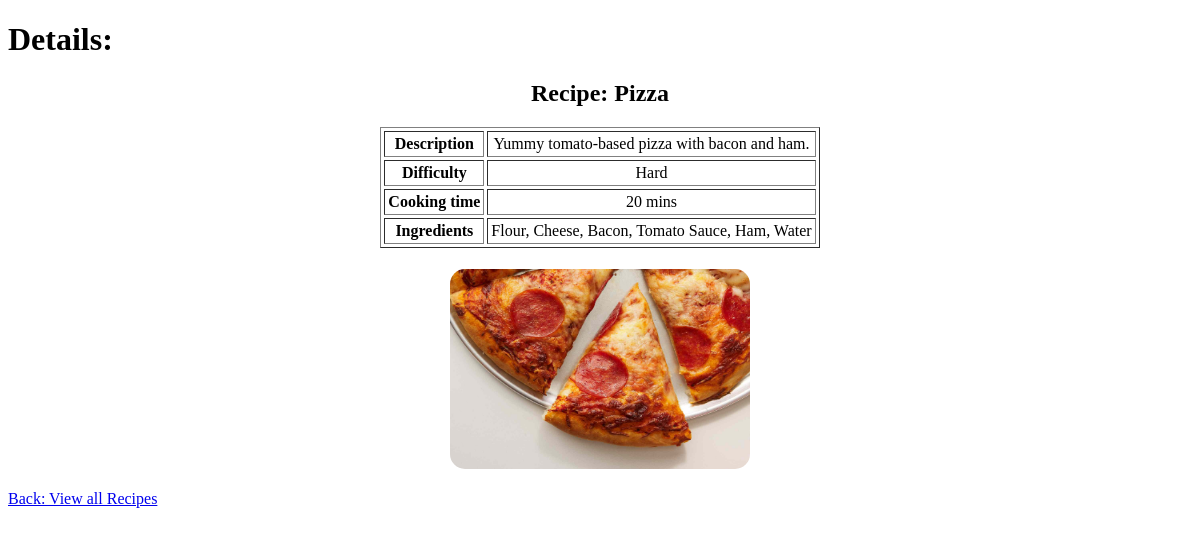
Screenshot of /recipes/1 (signed in) with the database file from the repository.
### recipe/models.py (models this page shows, shortened)
class Recipe(models.Model):
    name = models.CharField(max_length=120)
    cooking_time = models.PositiveIntegerField(help_text='in mins')
    ingredients = models.CharField(
        max_length=255, help_text='separate ingredient by a comma & a space')
    description = models.TextField()
    pic = models.ImageField(upload_to='recipe', default='no_picture.jpg')
    def calculate_difficulty(self):
        ingredients = self.ingredients.split(', ')
        if self.cooking_time < 10 and len(ingredients) < 4:
            difficulty = 'Easy'
        elif self.cooking_time < 10 and len(ingredients) >= 4:
            difficulty = 'Medium'
        elif self.cooking_time >= 10 and len(ingredients) < 4:
            difficulty = 'Intermediate'
        elif self.cooking_time >= 10 and len(ingredients) >= 4:
            difficulty = 'Hard'
        return difficulty

### recipe/views.py (the view)
# urls.py: path("recipes/<pk>", RecipeDetailView.as_view(), name="recipe_detail"),
class RecipeDetailView(LoginRequiredMixin, DetailView):
    model = Recipe
    template_name = 'recipe/recipe_detail.html'

### recipe/templates/recipe/recipe_detail.html (shortened to what this page needs)
<!DOCTYPE html>
<h1>Details:</h1>
<head>
</head>
<body>
    <div>
        <h2 style="text-align: center;">Recipe: {{object.name}}</h2>
        <table border="1" cellpadding="3" cellspacing="3">
            <tr>
                <td><b>Description</b></td>
                <td>{{object.description}}</td>
            </tr>
            <tr>
                <td><b>Difficulty</b></td>
                <td>{{object.calculate_difficulty}}</td>
            </tr>
            <tr>
                <td><b>Cooking time</b></td>
                <td>{{object.cooking_time}} mins</td>
            </tr>
            <tr>
                <td><b>Ingredients</b></td>
                <td>{{object.ingredients}}</td>
            </tr>
        </table>
        <p><img src="{{object.pic.url}}"></p>
        <a href="/recipes/">Back: View all Recipes</a>
    </div>
</body>

### recipe/templates/recipe/recipe_detail.html (style rules this page uses)
table { margin-left: auto; margin-right: auto; text-align: center; }
img { margin-left: auto; margin-right: auto; width: 300px; height: 200px; border-radius: 20px; padding: 5px; display: block; }

### rows the page displays
Recipe: name "Pizza", description "Yummy tomato-based pizza with bacon and ham.", calculate_difficulty "Hard", cooking_time "20", ingredients "Flour, Cheese, Bacon, Tomato Sauce, Ham, Water", pic (picture)
